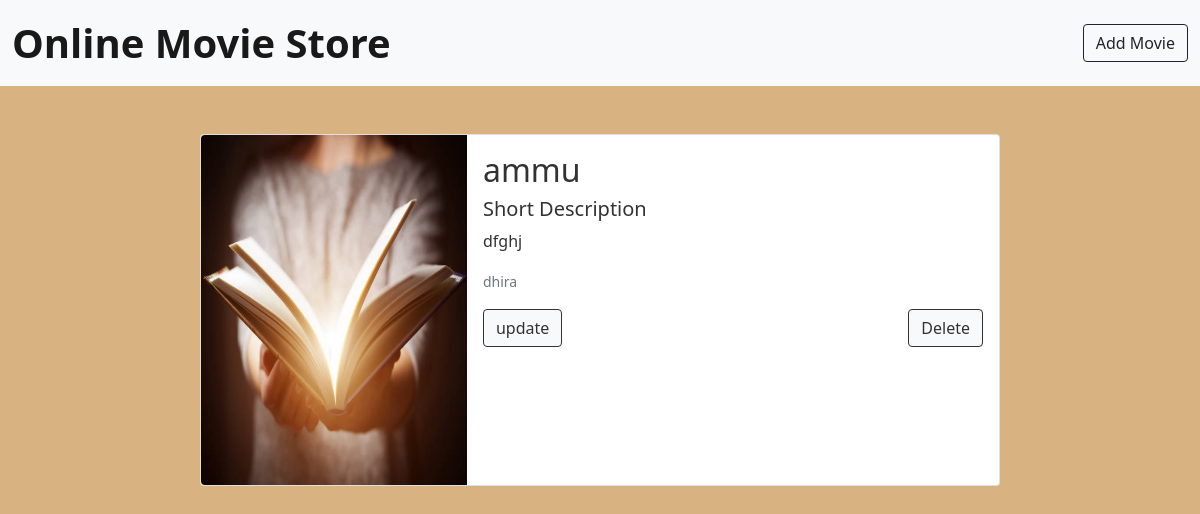
The page /detail/4 on the database its author committed.
### movieapp/models.py (models this page shows)
class Movie(models.Model):
    title=models.CharField(max_length=20)
    director=models.CharField(max_length=20)
    year=models.IntegerField(max_length=20)
    language=models.CharField(max_length=20)
    image=models.ImageField(upload_to='images')
    description=models.TextField()

### movieapp/views.py (the view)
# urls.py: path('detail/<int:i>',views.DetailView.as_view(),name="detail"),
class DetailView(View):
    def get(self,request,i):
        m=Movie.objects.get(id=i)
        context={'movie':m}
        return render(request,'detail.html',context)

### template/detail.html
{% extends 'base.html' %}
{% block content %}
<div class="container mt-5">
<div class="container mt-5">
<div class="card mb-3 mt-3 mx-auto" style="max-width: 800px;">
  <div class="row g-0">
    <div class="col-md-4">
      <img src="{{movie.image.url}}" class="img-fluid rounded-start " style="height:350px ;width=100%;"  alt="...">
    </div>
    <div class="col-md-8">
      <div class="card-body mx-auto">
        <h2 class="card-title">{{movie.title}}</h2>
        <h5 class="fw-light">Short Description</h5>
        <p class="card-text">{{movie.description}}</p>
        <p class="card-text"><small class="text-muted">{{movie.director}}</small></p>
        <div class="d-flex justify-content-between">
      <a href="{% url 'update' movie.id %}" class="btn btn-light">update</a>
      <a href="{% url 'delete' movie.id %}" class="btn btn-light">Delete</a>
    </div>
      </div>
    </div>
  </div>
</div>
</div>
  </div>
{% endblock %}

### static/css/style.css (style rules this page uses)
body { background-color:#D8B281; color:#323232; }
.btn-light { border-color:#323232; color:#323232; }

### rows shown on the page
Movie: image (picture), title "ammu", description "dfghj", director "dhira"
